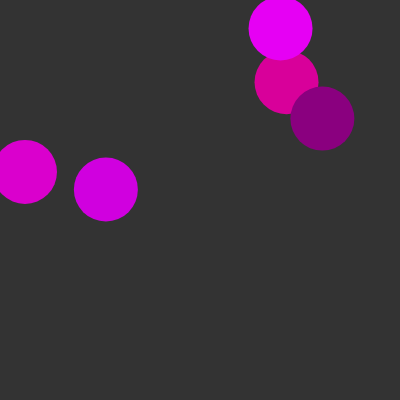
Frame 1 (no input)
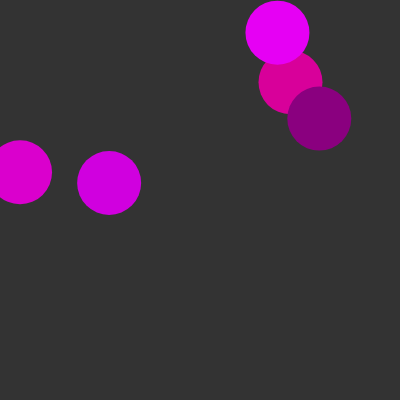
Frame 60 (no input)
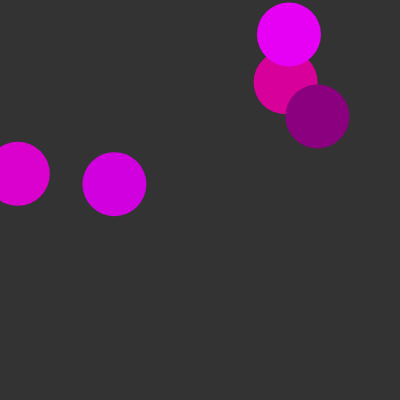
Frame 120 (the mouse pressed at the canvas centre since frame 60)

The p5.js sketch that drew these frames (run headless with seeded random() and noise() and a simulated clock; from frame 60 on, the mouse is pressed at the canvas centre):

// p5.js sketch
// ── sketch.js
let cells = []
let num = 5;
let spl = 2;

function setup() {
  createCanvas(400, 400);
  for (let i = 0; i < num; i++) {
    cells.push(new Cell());
  }
}

function draw() {
  background(51);
  for (cell of cells) {
    cell.move();
    cell.show();
  }
}

function mousePressed() {
  for (let i = cells.length - 1; i >= 0; i--) {
    if (cells[i].clicked(mouseX, mouseY)) {
      for (let j = 0; j<spl ; j++) {
        cells.push(cells[i].mitosis());
      }
      cells.splice(i, 1);
    }
  }
}
// ── cell.js
class Cell {
    constructor(pos, r, c) {
        if (pos) {
            this.pos = pos.copy();
        } else {
            this.pos = createVector(random(width), random(height));
        }
        this.r = r || 64;
        this.c = c || color(random(100,255), 0, random(100, 255));
    }

    clicked(x, y) {
        var d = dist(this.pos.x, this.pos.y, x, y)
        if (d < this.r) {
            return true;
        } else {
            return false;
        }
    }

    mitosis() {
        this.pos.x += random(-this.r/2, this.r/2);
        let cell = new Cell(this.pos, this.r*0.8, this.c);
        return cell;
    }

    move() {
        var vel = p5.Vector.random2D();
        this.pos.add(vel);
    }

    show() {
        noStroke();
        fill(this.c);
        ellipse(this.pos.x, this.pos.y, this.r, this.r);
    }
}
